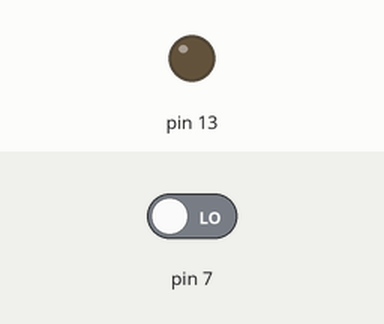
Simulated run of this sketch. Board: Arduino Uno, built with avr-gcc and run on an emulated ATmega328P. On the bench: output pins drawn as LEDs (lit = HIGH). The test bench sets the inputs (shaded band); at power-on: pin 7 LOW.

Above: at 1.2 s.
1.3 s: pin 7 driven HIGH
At 2.5 s:
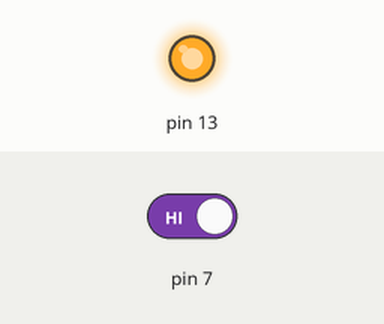
2.8 s: pin 7 driven LOW
At 3.8 s:
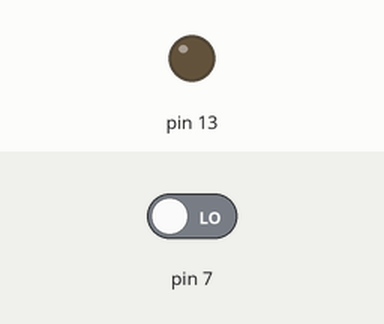
Timing chart, 0 to 5.8 s (numbered marks = the images above; inputs shaded):
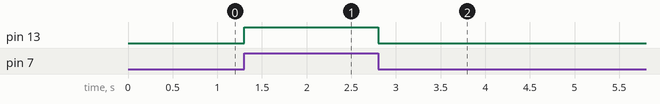

Measured:
- after the input at 1.3 s, pin 13: LOW → HIGH at once
- after the input at 2.8 s, pin 13: HIGH → LOW at once

The sketch:

Button_Led04.ino
```cpp
void setup() {
  // put your setup code here, to run once:
      pinMode(13,OUTPUT) ;
      pinMode(7,INPUT);
 }

void loop() {
    if (digitalRead(7) == HIGH)
        {
            Serial.println("Button Pressed");
            digitalWrite(13,HIGH) ;
        }
        else
        {
            Serial.println("Button Released");
            digitalWrite(13,LOW) ;
        }
}
```
